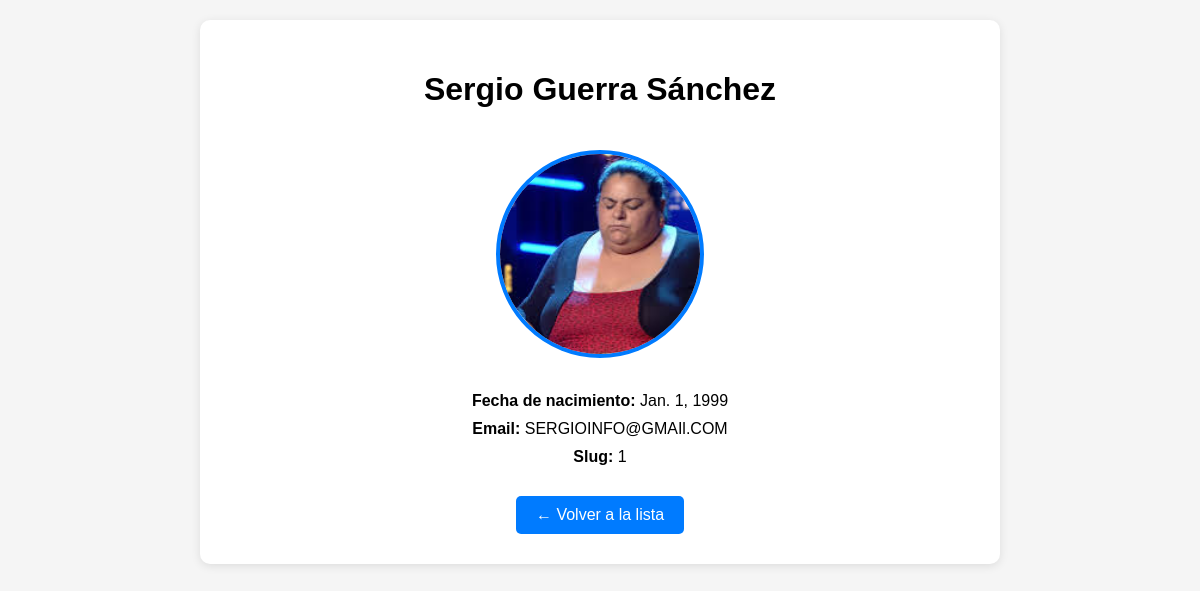
Screenshot of /person/1/ with the database file from the repository.
### miproyecto/models.py (models this page shows, shortened)
class Person(models.Model):
    name = models.CharField(max_length=50)
    birth = models.DateField()
    slug = models.SlugField(unique=True)
    mail = models.CharField(max_length=100, default='')
    propic = models.ImageField(
        upload_to=user_directory_path,
        default='users/default_user.png',
        blank=True
    )

### miproyecto/views.py (the view)
# urls.py: path('person/<slug:slug>/', views.person_detail, name='person'),
def person_detail(request, slug):
    person = get_object_or_404(Person, slug=slug)
    return render(request, 'miproyecto/person.html', {'person': person})

### miproyecto/templates/miproyecto/person.html (shortened to what this page needs)
<!DOCTYPE html>
<html lang="es">
  <head>
  </head>
  <body>
    <div class="person-detail">
      <h1>{{ person.name }}</h1>
      {% if person.propic %}
      <img
        src="{{ person.propic.url }}"
        alt="{{ person.name }}"
        class="person-photo"
      />
      {% endif %}
      <div class="info-item">
        <strong>Fecha de nacimiento:</strong> {{ person.birth }}
      </div>
      <div class="info-item"><strong>Email:</strong> {{ person.mail }}</div>
      <div class="info-item"><strong>Slug:</strong> {{ person.slug }}</div>
      <a href="{% url 'miproyecto:home' %}" class="back-link"
        >← Volver a la lista</a
      >
    </div>
  </body>
</html>

### miproyecto/templates/miproyecto/person.html (style rules this page uses)
body { font-family: Arial, sans-serif; max-width: 800px; margin: 0 auto; padding: 20px; background-color: #f5f5f5; }
.person-detail { background: white; padding: 30px; border-radius: 10px; box-shadow: 0 2px 10px rgba(0, 0, 0, 0.1); text-align: center; }
.person-photo { width: 200px; height: 200px; border-radius: 50%; object-fit: cover; margin: 20px 0; border: 4px solid #007bff; }
.back-link { display: inline-block; margin-top: 20px; padding: 10px 20px; background: #007bff; color: white; text-decoration: none; border-radius: 5px; }
.info-item { margin: 10px 0; font-size: 16px; }

### rows the page displays
Person: name "Sergio Guerra Sánchez", propic (picture), birth "Jan. 1, 1999", mail "SERGIOINFO@GMAIl.COM", slug "1"
